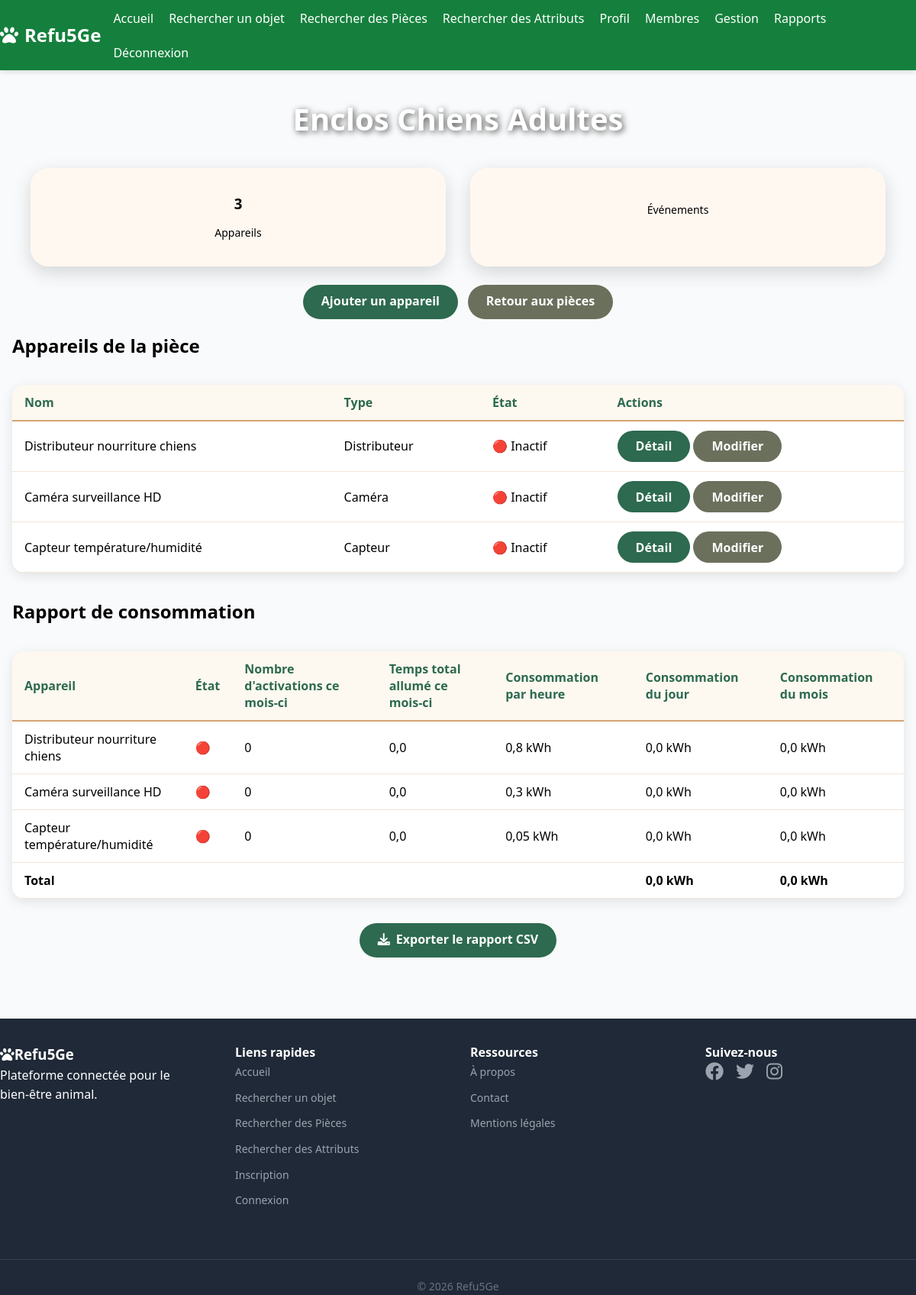
/gestion/rooms/1/ (signed in), run on an earlier commit of the app's database.
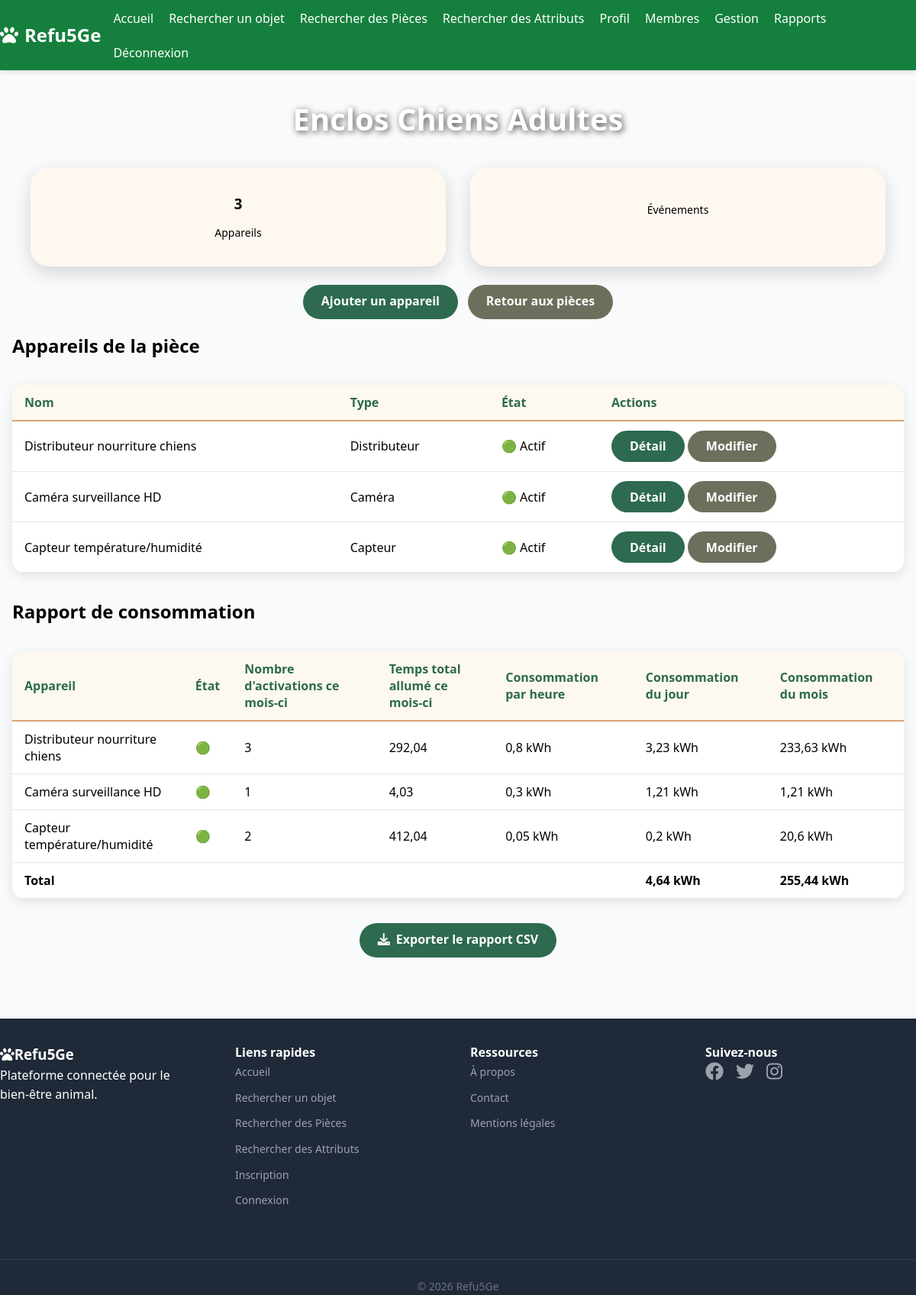
And on a later commit of the database.
### core/models.py (models this page shows, shortened)
class Device(models.Model):
    id = models.AutoField(primary_key=True)
    name = models.CharField(max_length=100)
    type = models.CharField(max_length=50)
    description = models.TextField(max_length=200)
    state = models.BooleanField(default=False)
    room = models.ForeignKey(Room, on_delete=models.CASCADE, related_name='devices')
    consumption_per_hour = models.FloatField(default=0.0, validators=[MinValueValidator(0.0)])

### gestion/views.py (the view)
# urls.py: path("rooms/<int:pk>/", views.RoomDetail.as_view(), name="room_detail"),  # pour les details d'une room
class RoomDetail(LoginRequiredMixin, DetailView):
    model = Room
    template_name = "gestion/room_detail.html"
    context_object_name = "room"
    def get_context_data(self, **kwargs):
        context = super().get_context_data(**kwargs)
        from rapports.views import get_monthly_device_report
        context["monthly_report"] = get_monthly_device_report(self.object)
        return context

### rapports/views.py (called while the page is built)
def _compute_active_time(device, logs, start, end) -> tuple[timedelta, int]:
    active_time = timedelta()
    activation_count = 0
    previous_log = device.logs.filter(date__lt=start).order_by("-date").first()
    current_state = bool(previous_log.state) if previous_log else False
    active_since = start if current_state else None
    for log in logs:
        if log.state == current_state:
            continue
        if log.state:
            current_state = True
            activation_count += 1
            active_since = log.date
        else:
            if active_since is not None:
                active_time += log.date - active_since
            current_state = False
            active_since = None
    if current_state and active_since is not None:
        active_time += end - active_since
    return active_time, activation_count

### templates/gestion/room_detail.html (shortened to what the changed rows need)
{% extends "base.html" %}
{% block body_class %}auth-page{% endblock %}
{% block content %}
<div class="auth-content">
    <div class="userlist-container">
        <h1 class="userlist-title">{{ room.name }}</h1>
        <h2 class="text-xl font-semibold mt-4 mb-2">Appareils de la pièce</h2>
        <div class="table-wrapper mb-6">
            <table>
                <thead>
                    <tr>
                        <th>Nom</th>
                        <th>Type</th>
                        <th>État</th>
                        <th>Actions</th>
                    </tr>
                </thead>
                <tbody>
                    {% for device in room.devices.all %}
                    <tr>
                        <td>{{ device.name }}</td>
                        <td>{{ device.type }}</td>
                        <td>{% if device.state %}🟢 Actif{% else %}🔴 Inactif{% endif %}</td>
                        <td>
                            <a href="{% url 'item_detail' device.id %}" class="btn btn-primary btn-sm">Détail</a>
                            {% if user.profile.level == 'manager' %}
                                <a href="{% url 'edit_object' 'Device' device.id %}" class="btn btn-secondary btn-sm">Modifier</a>
                            {% endif %}
                        </td>
                    </tr>
                    {% empty %}
                    <tr><td colspan="4">Aucun appareil dans cette pièce.</td></tr>
                    {% endfor %}
                </tbody>
            </table>
        </div>
        <h2 class="text-xl font-semibold mt-6 mb-2">Rapport de consommation</h2>
        <div class="table-wrapper mb-6">
            <table>
                <thead>
                    <tr>
                        <th>Appareil</th>
                        <th>État</th>
                        <th>Nombre d'activations ce mois-ci</th>
                        <th>Temps total allumé ce mois-ci</th>
                        <th>Consommation par heure</th>
                        <th>Consommation du jour</th>
                        <th>Consommation du mois</th>
                    </tr>
                </thead>
                <tbody>
                    {% for item in monthly_report.items %}
                    <tr>
                        <td>{{ item.device.name }}</td>
                        <td>{% if item.device.state %}🟢{% else %}🔴{% endif %}</td>
                        <td>{{ item.activation_count }}</td>
                        <td>{{ item.month_hours }}</td>
                        <td>{{ item.consumption_per_hour }} kWh</td>
                        <td>{{ item.day_consumption }} kWh</td>
                        <td>{{ item.month_consumption }} kWh</td>
                    </tr>
                    {% empty %}
                    <tr><td colspan="7">Aucune donnée disponible pour ce mois.</td></tr>
                    {% endfor %}
                    <tr class="font-bold">
                        <td><strong>{{ monthly_report.total_day_consumption }} kWh</strong></td>
                        <td><strong>{{ monthly_report.total_month_consumption }} kWh</strong></td>
                    </tr>
                </tbody>
            </table>
        </div>
    </div>
</div>
{% endblock %}

What changed in the data, as far as the page shows it:
changed Device "Distributeur nourriture chiens": activation_count "0" → "3"; month_hours "0,0" → "292,04"; day_consumption "0,0" → "3,23"; month_consumption "0,0" → "233,63"; state "🔴 Inactif 🔴" → "🟢 Actif 🟢"
changed Device "Caméra surveillance HD": activation_count "0" → "1"; month_hours "0,0" → "4,03"; day_consumption "0,0" → "1,21"; month_consumption "0,0" → "1,21"; state "🔴 Inactif 🔴" → "🟢 Actif 🟢"
changed Device "Capteur température/humidité": activation_count "0" → "2"; month_hours "0,0" → "412,04"; day_consumption "0,0" → "0,2"; month_consumption "0,0" → "20,6"; state "🔴 Inactif 🔴" → "🟢 Actif 🟢"
Also different on the page:
{{ monthly_report.total_day_consumption }}: "0,0" → "4,64"
{{ monthly_report.total_month_consumption }}: "0,0" → "255,44"
